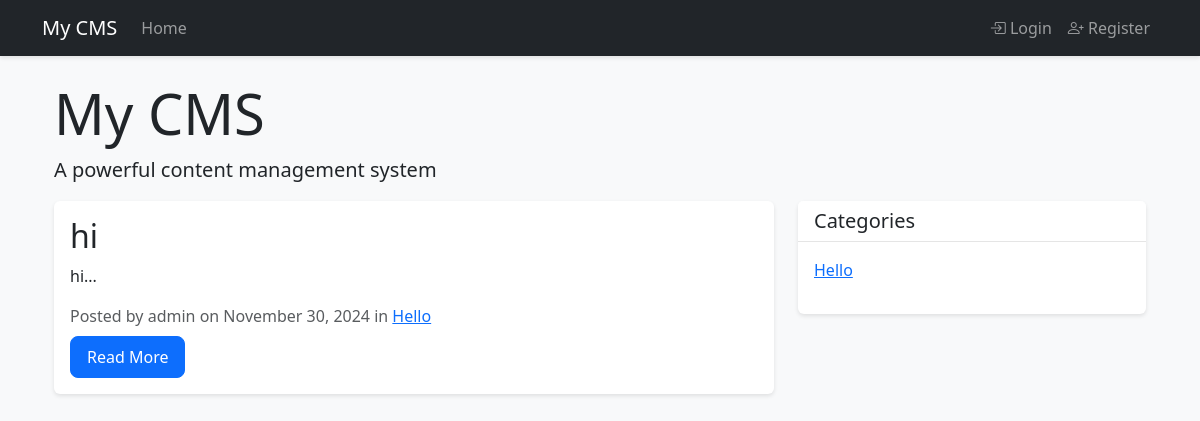
The page / on the database its author committed.
### app/models.py (models this page shows, shortened)
class Settings(db.Model):
    __tablename__ = 'settings'
    _cache = {}
    id = db.Column(db.Integer, primary_key=True)
    key = db.Column(db.String(50), unique=True, nullable=False)
    value = db.Column(db.String(500))
    type = db.Column(db.String(20), default='string')
    description = db.Column(db.String(200))
    @staticmethod
    def get(key, default=None):
        setting = Settings.query.filter_by(key=key).first()
        if setting is None:
            return default
        try:
            if setting.type == 'boolean':
                return setting.value.lower() in ('true', '1', 'yes', 'on')
            elif setting.type == 'integer':
                return int(float(setting.value))
            elif setting.type == 'float':
                return float(setting.value)
            elif setting.type == 'json':
                return json.loads(setting.value)
            else:  # string
                return setting.value
        except (ValueError, json.JSONDecodeError) as e:
            current_app.logger.error(f"Error converting setting {key}: {str(e)}")
            return default

class Post(db.Model):
    id = db.Column(db.Integer, primary_key=True)
    title = db.Column(db.String(200), nullable=False)
    slug = db.Column(db.String(200), unique=True, nullable=False)
    content = db.Column(db.Text, nullable=False)
    summary = db.Column(db.String(500))
    featured_image = db.Column(db.String(200))
    created_at = db.Column(db.DateTime, default=datetime.utcnow)
    updated_at = db.Column(db.DateTime, default=datetime.utcnow, onupdate=datetime.utcnow)
    published = db.Column(db.Boolean, default=False)
    published_at = db.Column(db.DateTime)
    views = db.Column(db.Integer, default=0)
    meta_title = db.Column(db.String(200))
    meta_description = db.Column(db.String(300))
    featured = db.Column(db.Boolean, default=False)
    allow_comments = db.Column(db.Boolean, default=True)
    user_id = db.Column(db.Integer, db.ForeignKey('user.id'), nullable=False)
    category_id = db.Column(db.Integer, db.ForeignKey('category.id'))
    comments = db.relationship('Comment', backref='post', lazy='dynamic')
    tags = db.relationship('Tag', secondary='post_tags', backref=db.backref('posts', lazy='dynamic'))
    likes = db.relationship('Like', backref='post', lazy='dynamic')
    page_views = db.relationship('PageView', back_populates='post', lazy='dynamic')

class User(UserMixin, db.Model):
    id = db.Column(db.Integer, primary_key=True)
    username = db.Column(db.String(64), unique=True, nullable=False)
    email = db.Column(db.String(120), unique=True, nullable=False)
    password_hash = db.Column(db.String(128))
    is_admin = db.Column(db.Boolean, default=False)
    is_active = db.Column(db.Boolean, default=True)
    created_at = db.Column(db.DateTime, default=datetime.utcnow)
    last_seen = db.Column(db.DateTime, default=datetime.utcnow)
    profile_image = db.Column(db.String(200))
    bio = db.Column(db.Text)
    website = db.Column(db.String(200))
    social_facebook = db.Column(db.String(200))
    social_twitter = db.Column(db.String(200))
    social_instagram = db.Column(db.String(200))
    email_confirmed = db.Column(db.Boolean, default=False)
    role_id = db.Column(db.Integer, db.ForeignKey('role.id'))
    last_activity = db.Column(db.DateTime, default=datetime.utcnow)
    failed_login_attempts = db.Column(db.Integer, default=0)
    account_locked = db.Column(db.Boolean, default=False)
    account_locked_until = db.Column(db.DateTime)
    must_change_password = db.Column(db.Boolean, default=False)
    password_changed_at = db.Column(db.DateTime)
    posts = db.relationship('Post', backref='author', lazy='dynamic')
    comments = db.relationship('Comment', backref='author', lazy='dynamic')
    likes = db.relationship('Like', backref='user', lazy='dynamic')
    page_views = db.relationship('PageView', back_populates='user', lazy='dynamic')

class Category(db.Model):
    id = db.Column(db.Integer, primary_key=True)
    name = db.Column(db.String(64), unique=True, nullable=False)
    slug = db.Column(db.String(64), unique=True, nullable=False)
    description = db.Column(db.Text)
    image = db.Column(db.String(200))
    parent_id = db.Column(db.Integer, db.ForeignKey('category.id'))
    created_at = db.Column(db.DateTime, default=datetime.utcnow)
    posts = db.relationship('Post', backref='category', lazy='dynamic')
    children = db.relationship('Category', backref=db.backref('parent', remote_side=[id]))

### app/main/routes.py (the view)
@bp.route('/')
def index():
    page = request.args.get('page', 1, type=int)
    per_page = Settings.get('posts_per_page', 10)
    posts = Post.query.filter_by(published=True).order_by(Post.created_at.desc()).paginate(
        page=page, per_page=per_page, error_out=False)
    categories = Category.query.all()
    return render_template('main/index.html',
                         posts=posts,
                         categories=categories,
                         title='Home')

### app/templates/main/index.html (shortened to what this page needs)
{% extends "base.html" %}
{% block content %}
<div class="container mt-4">
    <div class="jumbotron">
        <h1 class="display-4">{{ get_setting('site_name', 'Welcome to CMS') }}</h1>
        <p class="lead">{{ get_setting('site_description', 'A powerful content management system') }}</p>
    </div>
    <div class="row">
        <div class="col-md-8">
            {% for post in posts.items %}
            <article class="card mb-4">
                <div class="card-body">
                    <h2 class="card-title">{{ post.title }}</h2>
                    <p class="card-text">{{ post.content[:200] }}...</p>
                    <div class="text-muted mb-2">
                        Posted by {{ post.author.username }} on {{ post.created_at.strftime('%B %d, %Y') }}
                        {% if post.category %}
                        in <a href="{{ url_for('main.category', slug=post.category.slug) }}">{{ post.category.name }}</a>
                        {% endif %}
                    </div>
                    <a href="{{ url_for('main.post', slug=post.slug) }}" class="btn btn-primary">Read More</a>
                </div>
            </article>
            {% endfor %}
        </div>
        <div class="col-md-4">
            <div class="card">
                <div class="card-header">
                    <h5 class="mb-0">Categories</h5>
                </div>
                <div class="card-body">
                    <ul class="list-unstyled">
                        {% for category in categories %}
                        <li>
                            <a href="{{ url_for('main.category', slug=category.slug) }}">{{ category.name }}</a>
                        </li>
                        {% endfor %}
                    </ul>
                </div>
            </div>
        </div>
    </div>
</div>
{% endblock %}

### app/templates/base.html (shortened to what this page needs)
<!DOCTYPE html>
<html lang="en">
<head>
    <link href="https://cdn.jsdelivr.net/npm/bootstrap@5.3.0/dist/css/bootstrap.min.css" rel="stylesheet">
    <link rel="stylesheet" href="https://cdn.jsdelivr.net/npm/bootstrap-icons@1.7.2/font/bootstrap-icons.css">
    <link rel="stylesheet" href="{{ url_for('static', filename='css/style.css') }}">
</head>
<body>
    <nav class="navbar navbar-expand-lg navbar-dark bg-dark">
        <div class="container">
            <a class="navbar-brand" href="{{ url_for('main.index') }}">{{ get_setting('site_name', 'CMS') }}</a>
            <div class="collapse navbar-collapse" id="navbarNav">
                <ul class="navbar-nav me-auto">
                    <li class="nav-item">
                        <a class="nav-link" href="{{ url_for('main.index') }}">Home</a>
                    </li>
                </ul>
                <ul class="navbar-nav">
                    {% if current_user.is_authenticated %}
                    <li class="nav-item dropdown">
                        <a class="nav-link dropdown-toggle" href="#" id="userDropdown" role="button"
                           data-bs-toggle="dropdown" aria-expanded="false">
                            <i class="bi bi-person-circle"></i> {{ current_user.username }}
                        </a>
                        <ul class="dropdown-menu dropdown-menu-end" aria-labelledby="userDropdown">
                            <li><a class="dropdown-item" href="{{ url_for('auth.profile') }}">
                                <i class="bi bi-person"></i> Profile
                            </a></li>
                            <li><hr class="dropdown-divider"></li>
                            <li><a class="dropdown-item" href="{{ url_for('auth.logout') }}">
                                <i class="bi bi-box-arrow-right"></i> Logout
                            </a></li>
                        </ul>
                    </li>
                    {% else %}
                    <li class="nav-item">
                        <a class="nav-link" href="{{ url_for('auth.login') }}">
                            <i class="bi bi-box-arrow-in-right"></i> Login
                        </a>
                    </li>
                    <li class="nav-item">
                        <a class="nav-link" href="{{ url_for('auth.register') }}">
                            <i class="bi bi-person-plus"></i> Register
                        </a>
                    </li>
                    {% endif %}
                </ul>
            </div>
        </div>
    </nav>
    <div class="container mt-4">
        {% block content %}{% endblock %}
    </div>
</body>
</html>

### app/static/css/style.css (style rules this page uses)
body { background-color: #f8f9fa; }
.card { box-shadow: 0 2px 4px rgba(0,0,0,0.1); border: none; }
.card-header { background-color: #fff; border-bottom: 1px solid rgba(0,0,0,0.1); }
.navbar { box-shadow: 0 2px 4px rgba(0,0,0,0.1); }
.btn { border-radius: 0.5rem; padding: 0.5rem 1rem; }

### rows shown on the page
Settings: type+value "My CMS"
Settings: type+value "A powerful content management system"
Post: title "hi", content "hi", author.username "admin", created_at "November 30, 2024", category.name "Hello"
Category: name "Hello"
